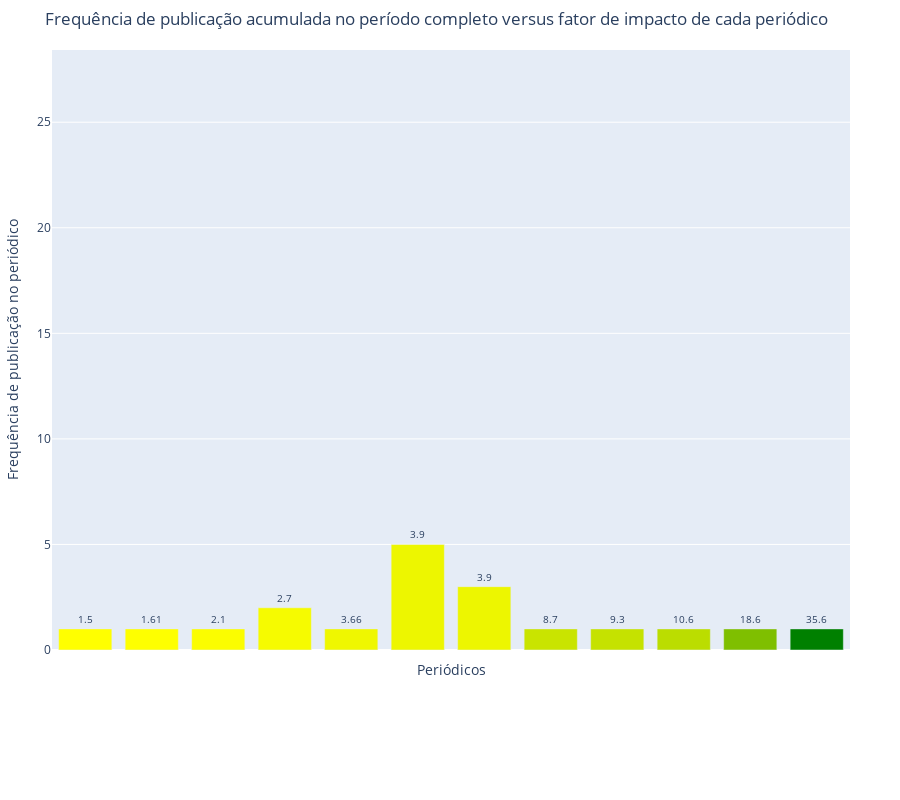
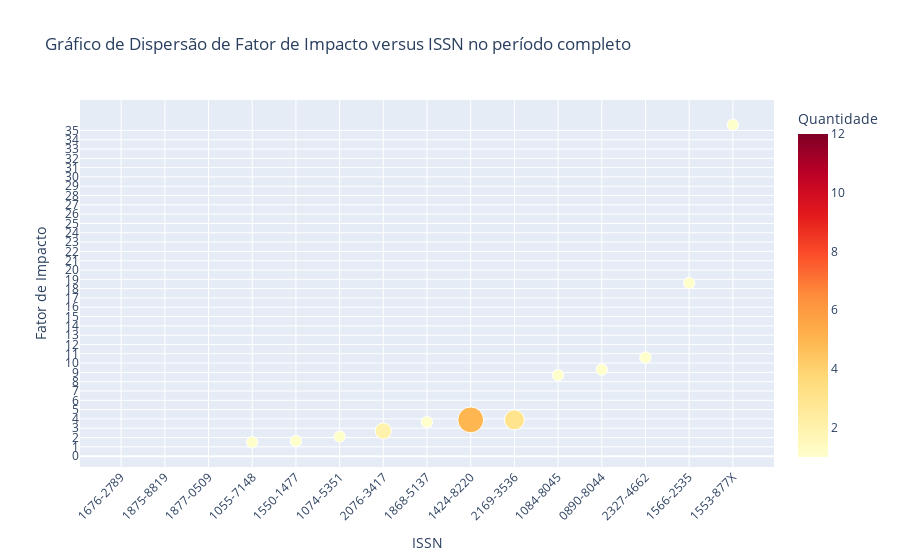

These figures' notebook cell, in order:
### Code cell
formatted_records = dataframe_to_list_of_dicts(df_final)
jcr_properties_list = formatted_records

plot_vertbar(jcr_properties_list)
plot_scatter(jcr_properties_list)

### Figure 1 — Plotly figure (JSON) as saved in the notebook; plotly's stock layout.template omitted (floating-point values rounded to 4 significant figures)
{"data": [{"alignmentgroup": "True", "customdata": [[1.5, "JCR 2022"]], "hovertemplate": "data-issn=%{x}<br>issn_count=%{y}<br>text=%{text}<br>impact-factor=%{customdata[0]}<br>jcr_year=%{customdata[1]}<extra></extra>", "legendgroup": "", "marker": {"color": "#ffff00", "pattern": {"shape": ""}}, "name": "", "offsetgroup": "", "orientation": "v", "showlegend": false, "text": [1.5], "textfont": {"size": 10}, "textposition": "outside", "texttemplate": "%{text}", "type": "bar", "x": ["10557148"], "xaxis": "x", "y": [1], "yaxis": "y"}, {"alignmentgroup": "True", "customdata": [[1.614, "JCR 2018"]], "hovertemplate": "data-issn=%{x}<br>issn_count=%{y}<br>text=%{text}<br>impact-factor=%{customdata[0]}<br>jcr_year=%{customdata[1]}<extra></extra>", "legendgroup": "", "marker": {"color": "#feff00", "pattern": {"shape": ""}}, "name": "", "offsetgroup": "", "orientation": "v", "showlegend": false, "text": [1.61], "textfont": {"size": 10}, "textposition": "outside", "texttemplate": "%{text}", "type": "bar", "x": ["15501329"], "xaxis": "x", "y": [1], "yaxis": "y"}, {"alignmentgroup": "True", "customdata": [[2.1, "JCR 2022"]], "hovertemplate": "data-issn=%{x}<br>issn_count=%{y}<br>text=%{text}<br>impact-factor=%{customdata[0]}<br>jcr_year=%{customdata[1]}<extra></extra>", "legendgroup": "", "marker": {"color": "#fbfd00", "pattern": {"shape": ""}}, "name": "", "offsetgroup": "", "orientation": "v", "showlegend": false, "text": [2.1], "textfont": {"size": 10}, "textposition": "outside", "texttemplate": "%{text}", "type": "bar", "x": ["10745351"], "xaxis": "x", "y": [1], "yaxis": "y"}, {"alignmentgroup": "True", "customdata": [[2.7, "JCR 2022"]], "hovertemplate": "data-issn=%{x}<br>issn_count=%{y}<br>text=%{text}<br>impact-factor=%{customdata[0]}<br>jcr_year=%{customdata[1]}<extra></extra>", "legendgroup": "", "marker": {"color": "#f6fb00", "pattern": {"shape": ""}}, "name": "", "offsetgroup": "", "orientation": "v", "showlegend": false, "text": [2.7], "textfont": {"size": 10}, "textposition": "outside", "texttemplate": "%{text}", "type": "bar", "x": ["20763417"], "xaxis": "x", "y": [2], "yaxis": "y"}, {"alignmentgroup": "True", "customdata": [[3.662, "JCR 2021"]], "hovertemplate": "data-issn=%{x}<br>issn_count=%{y}<br>text=%{text}<br>impact-factor=%{customdata[0]}<br>jcr_year=%{customdata[1]}<extra></extra>", "legendgroup": "", "marker": {"color": "#eff700", "pattern": {"shape": ""}}, "name": "", "offsetgroup": "", "orientation": "v", "showlegend": false, "text": [3.66], "textfont": {"size": 10}, "textposition": "outside", "texttemplate": "%{text}", "type": "bar", "x": ["18685137"], "xaxis": "x", "y": [1], "yaxis": "y"}, {"alignmentgroup": "True", "customdata": [[3.9, "JCR 2022"], [3.9, "JCR 2022"]], "hovertemplate": "data-issn=%{x}<br>issn_count=%{y}<br>text=%{text}<br>impact-factor=%{customdata[0]}<br>jcr_year=%{customdata[1]}<extra></extra>", "legendgroup": "", "marker": {"color": "#edf600", "pattern": {"shape": ""}}, "name": "", "offsetgroup": "", "orientation": "v", "showlegend": false, "text": [3.9, 3.9], "textfont": {"size": 10}, "textposition": "outside", "texttemplate": "%{text}", "type": "bar", "x": ["14248220", "21693536"], "xaxis": "x", "y": [5, 3], "yaxis": "y"}, {"alignmentgroup": "True", "customdata": [[8.7, "JCR 2022"]], "hovertemplate": "data-issn=%{x}<br>issn_count=%{y}<br>text=%{text}<br>impact-factor=%{customdata[0]}<br>jcr_year=%{customdata[1]}<extra></extra>", "legendgroup": "", "marker": {"color": "#c9e400", "pattern": {"shape": ""}}, "name": "", "offsetgroup": "", "orientation": "v", "showlegend": false, "text": [8.7], "textfont": {"size": 10}, "textposition": "outside", "texttemplate": "%{text}", "type": "bar", "x": ["10848045"], "xaxis": "x", "y": [1], "yaxis": "y"}, {"alignmentgroup": "True", "customdata": [[9.3, "JCR 2022"]], "hovertemplate": "data-issn=%{x}<br>issn_count=%{y}<br>text=%{text}<br>impact-factor=%{customdata[0]}<br>jcr_year=%{customdata[1]}<extra></extra>", "legendgroup": "", "marker": {"color": "#c5e200", "pattern": {"shape": ""}}, "name": "", "offsetgroup": "", "orientation": "v", "showlegend": false, "text": [9.3], "textfont": {"size": 10}, "textposition": "outside", "texttemplate": "%{text}", "type": "bar", "x": ["08908044"], "xaxis": "x", "y": [1], "yaxis": "y"}, {"alignmentgroup": "True", "customdata": [[10.6, "JCR 2022"]], "hovertemplate": "data-issn=%{x}<br>issn_count=%{y}<br>text=%{text}<br>impact-factor=%{customdata[0]}<br>jcr_year=%{customdata[1]}<extra></extra>", "legendgroup": "", "marker": {"color": "#bbdd00", "pattern": {"shape": ""}}, "name": "", "offsetgroup": "", "orientation": "v", "showlegend": false, "text": [10.6], "textfont": {"size": 10}, "textposition": "outside", "texttemplate": "%{text}", "type": "bar", "x": ["23274662"], "xaxis": "x", "y": [1], "yaxis": "y"}, {"alignmentgroup": "True", "customdata": [[18.6, "JCR 2022"]], "hovertemplate": "data-issn=%{x}<br>issn_count=%{y}<br>text=%{text}<br>impact-factor=%{customdata[0]}<br>jcr_year=%{customdata[1]}<extra></extra>", "legendgroup": "", "marker": {"color": "#7fbf00", "pattern": {"shape": ""}}, "name": "", "offsetgroup": "", "orientation": "v", "showlegend": false, "text": [18.6], "textfont": {"size": 10}, "textposition": "outside", "texttemplate": "%{text}", "type": "bar", "x": ["15662535"], "xaxis": "x", "y": [1], "yaxis": "y"}, {"alignmentgroup": "True", "customdata": [[35.6, "JCR 2022"]], "hovertemplate": "data-issn=%{x}<br>issn_count=%{y}<br>text=%{text}<br>impact-factor=%{customdata[0]}<br>jcr_year=%{customdata[1]}<extra></extra>", "legendgroup": "", "marker": {"color": "#008000", "pattern": {"shape": ""}}, "name": "", "offsetgroup": "", "orientation": "v", "showlegend": false, "text": [35.6], "textfont": {"size": 10}, "textposition": "outside", "texttemplate": "%{text}", "type": "bar", "x": ["1553877X"], "xaxis": "x", "y": [1], "yaxis": "y"}, {"alignmentgroup": "True", "customdata": [[null, null], [null, null]], "hovertemplate": "data-issn=%{x}<br>issn_count=%{y}<br>text=%{text}<br>impact-factor=%{customdata[0]}<br>jcr_year=%{customdata[1]}<extra></extra>", "legendgroup": "", "marker": {"color": "#808080", "pattern": {"shape": ""}}, "name": "", "offsetgroup": "", "orientation": "v", "showlegend": false, "text": [null, null], "textfont": {"size": 10}, "textposition": "outside", "texttemplate": "%{text}", "type": "bar", "x": [null, null], "xaxis": "x", "y": [15, 12], "yaxis": "y"}], "layout": {"barmode": "relative", "height": 800, "legend": {"tracegroupgap": 0}, "margin": {"b": 150, "l": 50, "r": 50, "t": 50}, "title": {"text": "Frequência de publicação acumulada no período completo versus fator de impacto de cada periódico"}, "xaxis": {"anchor": "y", "domain": [0, 1], "tickangle": -45, "ticktext": ["International Journal of Network Management", "International Journal of Distributed Sensor Networks", "International Journal of Communication Systems", "Applied Sciences", "Journal of Ambient Intelligence and Humanized Computing", "Sensors", "IEEE Access", "Journal of Network and Computer Applications", "IEEE Network", "IEEE Internet of Things Journal", "Information Fusion", "IEEE Communications Surveys & Tutorials", "International Journal of Hybrid Intelligent Systems", null], "tickvals": [null, null, null, null, null, null, null, null, null, null, null, null, null, "MISSING"], "title": {"text": "Periódicos"}}, "yaxis": {"anchor": "x", "autorange": true, "domain": [0, 1], "title": {"text": "Frequência de publicação no periódico"}}}}

### Figure 2 — Plotly figure (JSON) as saved in the notebook; plotly's stock layout.template omitted (floating-point values rounded to 4 significant figures)
{"data": [{"customdata": [["IEEE Communications Surveys & Tutorials"], ["Information Fusion"], ["IEEE Internet of Things Journal"], ["IEEE Network"], ["Journal of Network and Computer Applications"], ["Sensors"], ["IEEE Access"], ["Journal of Ambient Intelligence and Humanized Computing"], ["Applied Sciences"], ["International Journal of Communication Systems"], ["International Journal of Distributed Sensor Networks"], ["International Journal of Network Management"], ["Learning and Nonlinear Models"], ["International Journal of Hybrid Intelligent Systems"], ["Procedia Computer Science"], [null]], "hovertemplate": "ISSN=%{x}<br>Fator de Impacto=%{y}<br>Quantidade=%{marker.color}<br>journal=%{customdata[0]}<extra></extra>", "legendgroup": "", "marker": {"color": [1, 1, 1, 1, 1, 5, 3, 1, 2, 1, 1, 1, 1, 1, 1, 12], "coloraxis": "coloraxis", "opacity": 1, "size": [2, 2, 2, 2, 2, 10, 6, 2, 4, 2, 2, 2, 2, 2, 2, 24], "sizemode": "area", "sizeref": 0.03, "symbol": "circle"}, "mode": "markers", "name": "", "orientation": "v", "showlegend": false, "type": "scatter", "x": ["1553-877X", "1566-2535", "2327-4662", "0890-8044", "1084-8045", "1424-8220", "2169-3536", "1868-5137", "2076-3417", "1074-5351", "1550-1477", "1055-7148", "1676-2789", "1875-8819", "1877-0509", null], "xaxis": "x", "y": [35.6, 18.6, 10.6, 9.3, 8.7, 3.9, 3.9, 3.662, 2.7, 2.1, 1.614, 1.5, null, null, null, null], "yaxis": "y"}], "layout": {"coloraxis": {"colorbar": {"title": {"text": "Quantidade"}}, "colorscale": [[0, "rgb(255,255,204)"], [0.125, "rgb(255,237,160)"], [0.25, "rgb(254,217,118)"], [0.375, "rgb(254,178,76)"], [0.5, "rgb(253,141,60)"], [0.625, "rgb(252,78,42)"], [0.75, "rgb(227,26,28)"], [0.875, "rgb(189,0,38)"], [1, "rgb(128,0,38)"]]}, "legend": {"itemsizing": "constant", "tracegroupgap": 0}, "title": {"text": "Gráfico de Dispersão de Fator de Impacto versus ISSN no período completo"}, "xaxis": {"anchor": "y", "categoryorder": "total ascending", "domain": [0, 1], "tickangle": -45, "tickvals": ["1553-877X", "1566-2535", "2327-4662", "0890-8044", "1084-8045", "1424-8220", "2169-3536", "1868-5137", "2076-3417", "1074-5351", "1550-1477", "1055-7148", "1676-2789", "1875-8819", "1877-0509", null], "title": {"text": "ISSN"}}, "yaxis": {"anchor": "x", "autorange": true, "domain": [0, 1], "tickvals": [0, 1, 2, 3, 4, 5, 6, 7, 8, 9, 10, 11, 12, 13, 14, 15, 16, 17, 18, 19, 20, 21, 22, 23, 24, 25, 26, 27, 28, 29, 30, 31, 32, 33, 34, 35], "title": {"text": "Fator de Impacto"}}}}
